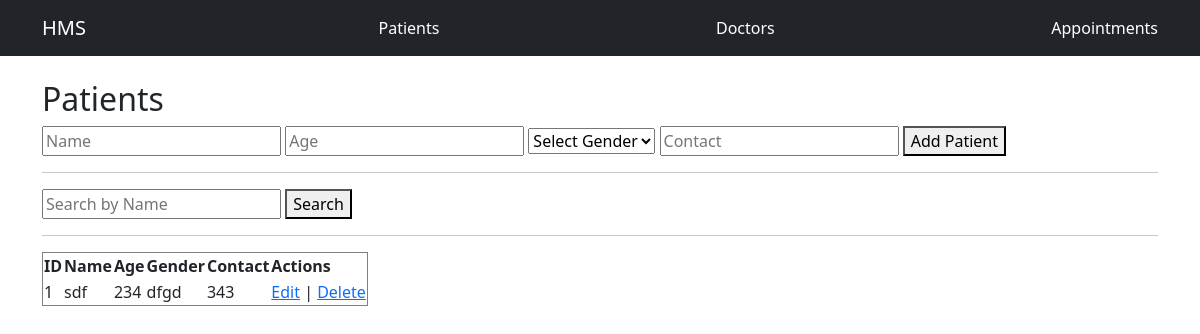
Before: /patients with the older database file.
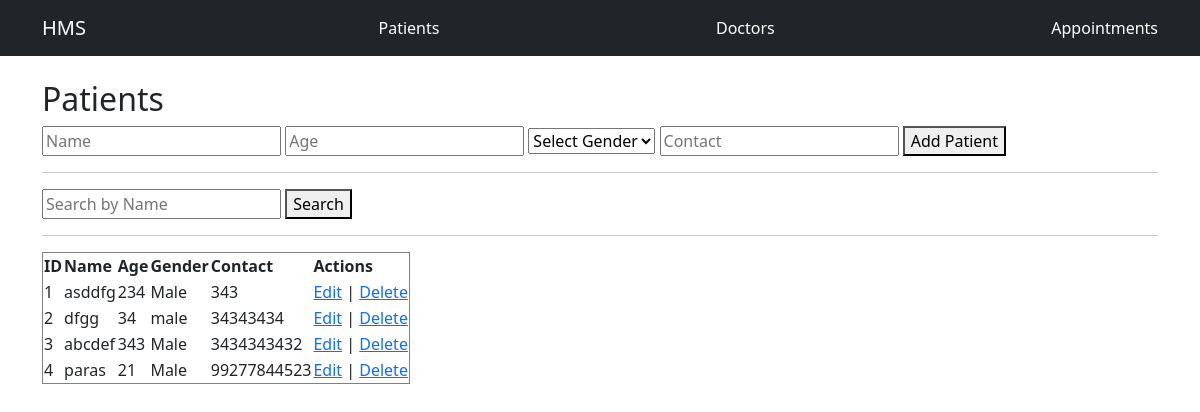
After: the same page with the newer database file.
### tables this page shows
CREATE TABLE patients (
        id INTEGER PRIMARY KEY AUTOINCREMENT,
        name TEXT,
        age INTEGER,
        gender TEXT,
        contact TEXT
    );

### app.py (the view, shortened to what this page needs)
@app.route('/patients', methods=['GET', 'POST'])
def patients():
    data = query_db("SELECT * FROM patients")
    return render_template('patients.html', patients=data)

### app.py (called while the page is built)
def query_db(query, args=(), one=False):
    conn = sqlite3.connect('hospital.db')
    cur = conn.cursor()
    cur.execute(query, args)
    rv = cur.fetchall()
    conn.commit()
    conn.close()
    return (rv[0] if rv else None) if one else rv

### templates/patients.html (shortened to what this page needs)
{% extends 'base.html' %}
{% block content %}
<h2>Patients</h2>
<form method="POST">
    <input type="text" name="name" placeholder="Name" value="{{ edit_patient[1] if edit_patient else '' }}" required>
    <input type="number" name="age" placeholder="Age" value="{{ edit_patient[2] if edit_patient else '' }}" required>
    <select name="gender" required>
        <option value="">Select Gender</option>
    </select>
    <input type="text" name="contact" placeholder="Contact" value="{{ edit_patient[4] if edit_patient else '' }}" required>
    <button type="submit">{{ 'Update Patient' if edit_patient else 'Add Patient' }}</button>
</form>
<hr>
<form method="POST">
    <input type="text" name="keyword" placeholder="Search by Name" value="{{ search_keyword or '' }}" required>
    <button type="submit">Search</button>
</form>
<hr>
<table border="1">
    <tr>
        <th>ID</th><th>Name</th><th>Age</th><th>Gender</th><th>Contact</th><th>Actions</th>
    </tr>
    {% for p in patients %}
    <tr>
        <td>{{ p[0] }}</td>
        <td>{{ p[1] }}</td>
        <td>{{ p[2] }}</td>
        <td>{{ p[3] }}</td>
        <td>{{ p[4] }}</td>
        <td>
            <a href="/patients/edit/{{ p[0] }}">Edit</a> |
            <a href="/patients/delete/{{ p[0] }}" onclick="return confirm('Are you sure?')">Delete</a>
        </td>
    </tr>
    {% endfor %}
</table>
{% endblock %}

### templates/base.html (shortened to what this page needs)
<!DOCTYPE html>
<html>
<head>
    <link rel="stylesheet" href="https://cdn.jsdelivr.net/npm/bootstrap@5.3.0/dist/css/bootstrap.min.css">
</head>
<body>
<nav class="navbar navbar-expand-lg navbar-dark bg-dark">
    <div class="container">
        <a class="navbar-brand" href="/">HMS</a>
        <a class="nav-link text-white" href="/patients">Patients</a>
        <a class="nav-link text-white" href="/doctors">Doctors</a>
        <a class="nav-link text-white" href="/appointments">Appointments</a>
    </div>
</nav>
<div class="container mt-4">
    {% block content %}{% endblock %}
</div>
</body>
</html>

Changed rows visible on the page:
changed patients id 1: name "sdf" → "asddfg"; gender "dfgd" → "Male"
added patients: id "2", name "dfgg", age "34", gender "male", contact "34343434"
added patients: id "3", name "abcdef", age "343", gender "Male", contact "3434343432"
added patients: id "4", name "paras", age "21", gender "Male", contact "99277844523"
